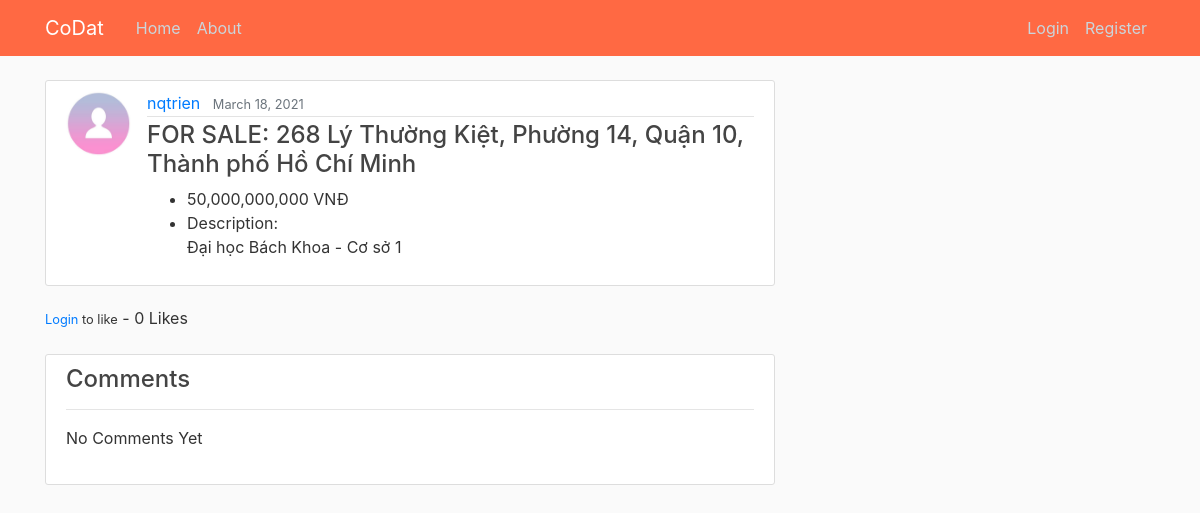
/post/3/, run on an earlier commit of the app's database.
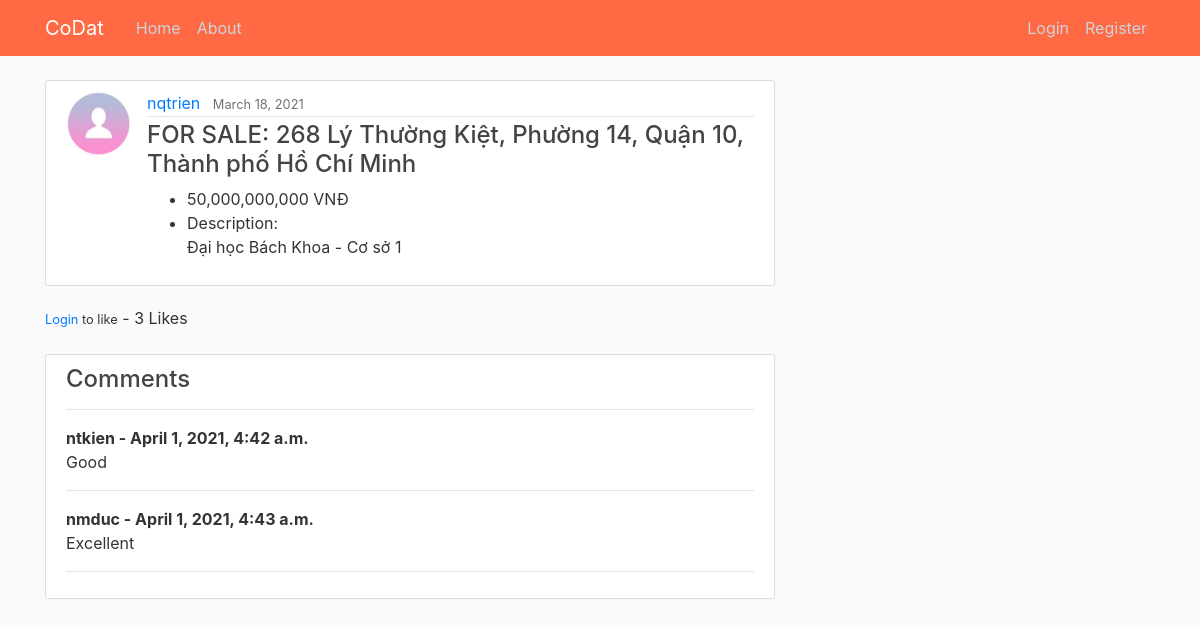
And on a later commit of the database.
### HomePage/models.py (models this page shows, shortened)
class Comment(models.Model):
    post = models.ForeignKey(Post, related_name="comments", on_delete=models.CASCADE)
    name = models.CharField(max_length=255)
    body = models.TextField()
    date_added = models.DateTimeField(auto_now_add=True)

### HomePage/views.py (the view)
# urls.py: path('post/<int:pk>/', PostDetailView.as_view(), name='post-detail'),
class PostDetailView(DetailView):
    model = Post
    def get_context_data(self, *args, **kwargs):
        context = super(PostDetailView, self).get_context_data(*args, **kwargs)
        stuff = get_object_or_404(Post, id=self.kwargs['pk'])
        total_likes = stuff.total_likes()
        liked = False
        if stuff.likes.filter(id=self.request.user.id).exists():
            liked = True
        context["total_likes"] = total_likes
        context["liked"] = liked
        return context

### HomePage/models.py (called while the page is built)
    def total_likes(self):
        return self.likes.count()

### HomePage/templates/HomePage/post_detail.html (shortened to what this page needs)
{% extends "HomePage/base.html" %}
{% block content %}
    <article class="media content-section">
        <img class="rounded-circle article-img" src="{{ object.author.profile.image.url }}">
        <div class="media-body">
            <div class="article-metadata">
                <a class="mr-2" href="{% url 'user-posts' object.author.username %}">{{ object.author }}</a>
                <small class="text-muted">{{ object.date_posted|date:"F d, Y" }}</small>
            </div>
            <h4><a class="article-address" href="{% url 'post-detail' post.id %}">
                {{ post.status }}: {{ post.address }}
            </a></h4>
            <ul>
                <li>{{ post.price }}</li>
                <li>Description:</li>
                <p class="article-description">{{ object.description }}</p>
            </ul>
        </div>
    </article>
    <form action="{% url 'post-like' post.pk %}" method="POST">
        {% if user.is_authenticated %}
            {% if liked %}
                <button type="submit" name="post_id" value="{{ post.id }}" class="btn btn-danger btn-sm">Unlike</button>
            {% else %}
                <button type="submit" name="post_id" value="{{ post.id }}" class="btn btn-primary btn-sm">Like</button>
            {% endif %}
        {% else %}
            <small><a href="{% url 'login' %}?next={{request.path}}">Login</a> to like</small>
        {% endif %}
        - {{ total_likes }} Likes
    </form>
    <br/>
    <div class="content-section">
        <h4>Comments</h4>
        <hr>
        {% if not post.comments.all %}
            No Comments Yet
            <br/><br/>
        {% else %}
            {% for comment in post.comments.all %}
                <strong>{{ comment.name }} - {{ comment.date_added }}</strong>
                {{ comment.body }}
                <hr>
            {% endfor %}
        {% endif %}
    </div>
{% endblock content %}

What changed in the data, as far as the page shows it:
added Comment: name "ntkien", date_added "April 1, 2021, 4:42 a.m.", body "Good"
added Comment: name "nmduc", date_added "April 1, 2021, 4:43 a.m.", body "Excellent"
Also different on the page:
{{ total_likes }}: "0" → "3"
text no longer shown: "No Comments Yet"
